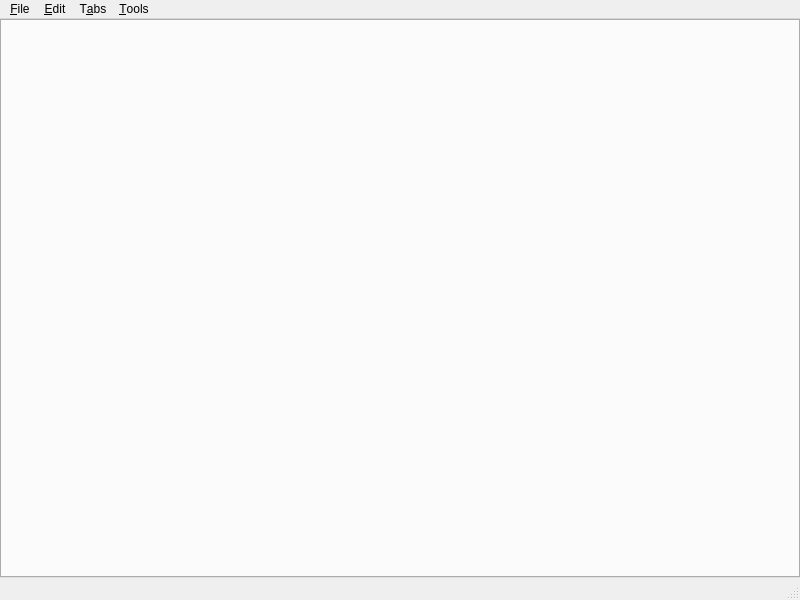
<?xml version="1.0" encoding="UTF-8"?>
<ui version="4.0">
 <class>glowbot_mainwindow</class>
 <widget class="QMainWindow" name="glowbot_mainwindow">
  <property name="geometry">
   <rect>
    <x>0</x>
    <y>0</y>
    <width>800</width>
    <height>600</height>
   </rect>
  </property>
  <property name="windowTitle">
   <string>GlowBot</string>
  </property>
  <property name="windowIcon">
   <iconset resource="../Icons/icons.qrc">
    <normaloff>:/Logo/glowbot-logo.png</normaloff>:/Logo/glowbot-logo.png</iconset>
  </property>
  <widget class="QWidget" name="centralwidget">
   <layout class="QVBoxLayout" name="verticalLayout_2">
    <property name="spacing">
     <number>0</number>
    </property>
    <property name="margin">
     <number>0</number>
    </property>
    <item>
     <widget class="glowbot_tab" name="tab">
      <property name="elideMode">
       <enum>Qt::ElideRight</enum>
      </property>
      <property name="tabsClosable">
       <bool>true</bool>
      </property>
      <property name="movable">
       <bool>true</bool>
      </property>
     </widget>
    </item>
   </layout>
  </widget>
  <widget class="QMenuBar" name="menubar">
   <property name="geometry">
    <rect>
     <x>0</x>
     <y>0</y>
     <width>800</width>
     <height>26</height>
    </rect>
   </property>
   <widget class="QMenu" name="menu_File">
    <property name="title">
     <string>&amp;File</string>
    </property>
    <widget class="QMenu" name="menu_New_Diagram">
     <property name="title">
      <string>&amp;New Diagram</string>
     </property>
     <addaction name="action_New_Arduino"/>
    </widget>
    <widget class="QMenu" name="menu_Recent_Files">
     <property name="title">
      <string>&amp;Recent Files</string>
     </property>
    </widget>
    <addaction name="menu_New_Diagram"/>
    <addaction name="action_Open_Diagram"/>
    <addaction name="menu_Recent_Files"/>
    <addaction name="separator"/>
    <addaction name="action_Close_Diagram"/>
    <addaction name="separator"/>
    <addaction name="action_Save_Current_Diagram"/>
    <addaction name="action_Save_Current_Diagram_As"/>
    <addaction name="separator"/>
    <addaction name="action_Quit"/>
   </widget>
   <widget class="QMenu" name="menu_Tools">
    <property name="tearOffEnabled">
     <bool>true</bool>
    </property>
    <property name="title">
     <string>&amp;Tools</string>
    </property>
    <addaction name="action_Alignment"/>
    <addaction name="separator"/>
    <addaction name="action_Structures"/>
   </widget>
   <widget class="QMenu" name="menu_Tabs">
    <property name="title">
     <string>T&amp;abs</string>
    </property>
   </widget>
   <widget class="QMenu" name="menu_Edit">
    <property name="tearOffEnabled">
     <bool>true</bool>
    </property>
    <property name="title">
     <string>&amp;Edit</string>
    </property>
    <addaction name="actionUndo"/>
    <addaction name="actionRedo"/>
    <addaction name="separator"/>
    <addaction name="action_Copy"/>
    <addaction name="action_Paste"/>
    <addaction name="separator"/>
    <addaction name="action_Delete"/>
    <addaction name="action_Select_All"/>
   </widget>
   <addaction name="menu_File"/>
   <addaction name="menu_Edit"/>
   <addaction name="menu_Tabs"/>
   <addaction name="menu_Tools"/>
  </widget>
  <widget class="QStatusBar" name="statusbar"/>
  <action name="action_Open_Diagram">
   <property name="text">
    <string>&amp;Open Diagram...</string>
   </property>
   <property name="shortcut">
    <string>Ctrl+O</string>
   </property>
  </action>
  <action name="action_Quit">
   <property name="text">
    <string>&amp;Quit</string>
   </property>
   <property name="shortcut">
    <string>Ctrl+Q</string>
   </property>
  </action>
  <action name="action_New_Arduino">
   <property name="icon">
    <iconset resource="../Icons/icons.qrc">
     <normaloff>:/Logo/glowbot-arduino-logo.png</normaloff>:/Logo/glowbot-arduino-logo.png</iconset>
   </property>
   <property name="text">
    <string>&amp;Arduino...</string>
   </property>
  </action>
  <action name="action_Save_Current_Diagram">
   <property name="text">
    <string>&amp;Save Current Diagram</string>
   </property>
   <property name="shortcut">
    <string>Ctrl+S</string>
   </property>
  </action>
  <action name="action_Save_Current_Diagram_As">
   <property name="text">
    <string>Save Current Diagram &amp;As...</string>
   </property>
  </action>
  <action name="action_Structures">
   <property name="text">
    <string>&amp;Structures...</string>
   </property>
  </action>
  <action name="action_Alignment">
   <property name="text">
    <string>Objects &amp;Alignment...</string>
   </property>
  </action>
  <action name="action_Close_Diagram">
   <property name="text">
    <string>&amp;Close Diagram</string>
   </property>
   <property name="shortcut">
    <string>Ctrl+W</string>
   </property>
  </action>
  <action name="action_Select_All">
   <property name="text">
    <string>&amp;Select All</string>
   </property>
   <property name="shortcut">
    <string>Ctrl+A</string>
   </property>
  </action>
  <action name="action_Delete">
   <property name="text">
    <string>&amp;Delete</string>
   </property>
  </action>
  <action name="action_Copy">
   <property name="text">
    <string>&amp;Copy</string>
   </property>
   <property name="shortcut">
    <string>Ctrl+C</string>
   </property>
  </action>
  <action name="action_Paste">
   <property name="text">
    <string>&amp;Paste</string>
   </property>
   <property name="shortcut">
    <string>Ctrl+V</string>
   </property>
  </action>
  <action name="actionUndo">
   <property name="text">
    <string>Undo</string>
   </property>
   <property name="shortcut">
    <string>Ctrl+Z</string>
   </property>
  </action>
  <action name="actionRedo">
   <property name="text">
    <string>Redo</string>
   </property>
   <property name="shortcut">
    <string>Ctrl+Shift+Z</string>
   </property>
  </action>
 </widget>
 <customwidgets>
  <customwidget>
   <class>glowbot_tab</class>
   <extends>QTabWidget</extends>
   <header>glowbot-tab.h</header>
   <container>1</container>
  </customwidget>
 </customwidgets>
 <resources>
  <include location="../Icons/icons.qrc"/>
 </resources>
 <connections/>
</ui>
